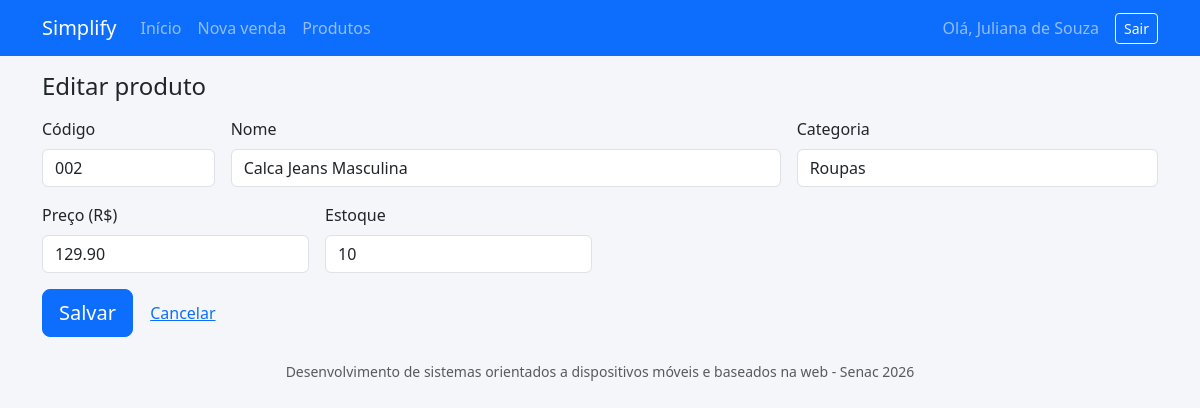
Page /index.php?pagina=produto_editar&id=2 (signed in) on the committed database.
### tables this page shows
CREATE TABLE produtos (
	id INT AUTO_INCREMENT PRIMARY KEY,
	codigo VARCHAR(20),
	nome VARCHAR(100),
	categoria VARCHAR(50),
	preco DECIMAL(10,2),
	estoque INT
);

### controllers/ProdutoController.php (called while the page is built, shortened)
<?php
class ProdutoController {
	private $produto;
	public function __construct($pdo) {
		$this->produto = new Produto($pdo);
	}
	public function editar() {
		$p = $this->produto->buscarPorId($_GET['id']);
		require 'views/produto_form.php';
	}
}
?>

### models/Produto.php (called while the page is built, shortened)
<?php
class Produto {
	private $pdo;
	public function __construct($pdo){
		$this->pdo = $pdo;
	}
	public function buscarPorId($id) {
		$sql = $this->pdo->prepare("SELECT * FROM produtos WHERE id = ?");
		$sql->execute([$id]);
		return $sql->fetch(PDO::FETCH_ASSOC);
	}
}
?>

### views/produto_form.php (the view)
<?php require 'views/topo.php'; ?>
<h4 class="mb-3"><?= $p ? 'Editar produto' : 'Novo produto' ?></h4>
<form method="post" class="row g-3">
	<div class="col-4 col-md-2">
		<label class="form-label">Código</label>
		<input type="text" name="codigo" class="form-control" value="<?= $p ? $p['codigo'] : '' ?>">
	</div>
	<div class="col-8 col-md-6">
		<label class="form-label">Nome</label>
		<input type="text" name="nome" class="form-control" value="<?= $p ? $p['nome'] : '' ?>">
	</div>
	<div class="col-12 col-md-4">
		<label class="form-label">Categoria</label>
		<input type="text" name="categoria" class="form-control" value="<?= $p ? $p['categoria'] : '' ?>">
	</div>
	<div class="col-6 col-md-3">
		<label class="form-label">Preço (R$)</label>
		<input type="number" step="0.01" name="preco" class="form-control" value="<?= $p ? $p['preco'] : '' ?>">
	</div>
	<div class="col-6 col-md-3">
		<label class="form-label">Estoque</label>
		<input type="number" name="estoque" class="form-control" value="<?= $p ? $p['estoque'] : '' ?>">
	</div>
	<div class="col-12">
		<button class="btn btn-primary btn-lg">Salvar</button>
		<a href="index.php?pagina=produtos" class="btn btn-link">Cancelar</a>
	</div>
</form>
<?php require 'views/rodape.php'; ?>

### public/css/estilo.css (style rules this page uses)
body { background-color: #f4f6f9; }

### rows in the picture
produtos: codigo "002", nome "Calca Jeans Masculina", categoria "Roupas", preco "129.90", estoque "10"

### other values in the picture
$_SESSION['usuario_nome'] "Juliana de Souza"
